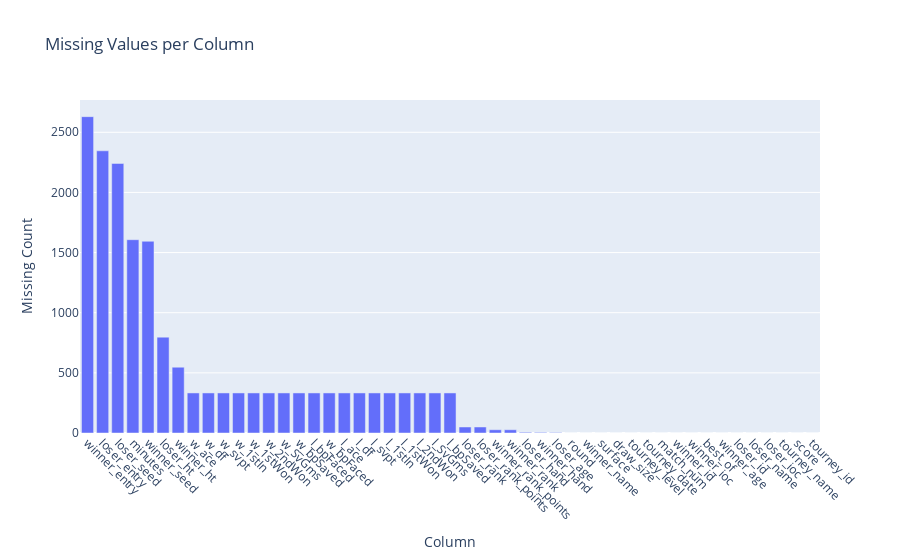

Here is the notebook cell this chart was saved with:
### Code cell
fig = px.bar(
    x=missing.index, 
    y=missing.values,
    title="Missing Values per Column",
    labels={"x":"Column", "y":"Missing Count"}
)
fig.update_layout(xaxis_tickangle=45)
fig.show()

### Figure 1 — Plotly figure (JSON) as saved in the notebook; plotly's stock layout.template omitted (floating-point values rounded to 4 significant figures)
{"data": [{"hovertemplate": "Column=%{x}<br>Missing Count=%{y}<extra></extra>", "legendgroup": "", "marker": {"color": "#636efa", "pattern": {"shape": ""}}, "name": "", "orientation": "v", "showlegend": false, "textposition": "auto", "type": "bar", "x": ["winner_entry", "loser_entry", "loser_seed", "minutes", "winner_seed", "loser_ht", "winner_ht", "w_ace", "w_df", "w_svpt", "w_1stIn", "w_1stWon", "w_2ndWon", "w_SvGms", "w_bpSaved", "l_bpFaced", "w_bpFaced", "l_ace", "l_df", "l_svpt", "l_1stIn", "l_1stWon", "l_2ndWon", "l_SvGms", "l_bpSaved", "loser_rank", "loser_rank_points", "winner_rank_points", "winner_rank", "loser_hand", "winner_hand", "loser_age", "round", "winner_name", "surface", "draw_size", "tourney_level", "tourney_date", "match_num", "winner_id", "winner_ioc", "best_of", "winner_age", "loser_id", "loser_name", "loser_ioc", "tourney_name", "score", "tourney_id"], "xaxis": "x", "y": [2630, 2346, 2241, 1607, 1594, 797, 547, 333, 333, 333, 333, 333, 333, 333, 333, 333, 333, 333, 333, 333, 333, 333, 333, 333, 333, 50, 50, 27, 27, 6, 5, 4, 0, 0, 0, 0, 0, 0, 0, 0, 0, 0, 0, 0, 0, 0, 0, 0, 0], "yaxis": "y"}], "layout": {"barmode": "relative", "legend": {"tracegroupgap": 0}, "title": {"text": "Missing Values per Column"}, "xaxis": {"anchor": "y", "domain": [0, 1], "tickangle": 45, "title": {"text": "Column"}}, "yaxis": {"anchor": "x", "domain": [0, 1], "title": {"text": "Missing Count"}}}}
